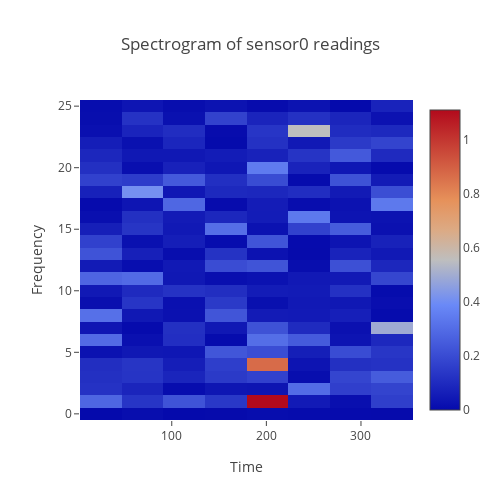

Here is the notebook cell this chart was saved with:
### Markdown cell above
Additionally, we may also want to look at the spectrogram of the signal. Moreover, it may be used as feature vector for ML algorithms while flattened or as it is for Convolutional Neural Networks. Let's build the spectrogram with FFT:

### Code cell
from scipy.signal import spectrogram
_, t, Sxx = spectrogram(data["sensor0"], nperseg=50)

iplot(go.Figure(
    data=[go.Heatmap(x=t, z=Sxx, name="sensor0")], 
    layout=go.Layout(title="Spectrogram of sensor0 readings",
                     yaxis=dict(title="Frequency"),
                     xaxis=dict(title="Time"),
                     width = 500, height = 500)))

### Figure 1 — Plotly figure (JSON) as saved in the notebook; plotly's stock layout.template omitted (floating-point values rounded to 4 significant figures; data arrays with more than 128 entries replaced by an {"elided": "..."} marker saying what was removed)
{"data": [{"name": "sensor0", "type": "heatmap", "x": [25, 69, 113, 157, 201, 245, 289, 333], "z": {"elided": "26x8 float values"}}], "layout": {"height": 500, "title": "Spectrogram of sensor0 readings", "width": 500, "xaxis": {"title": "Time"}, "yaxis": {"title": "Frequency"}}}
